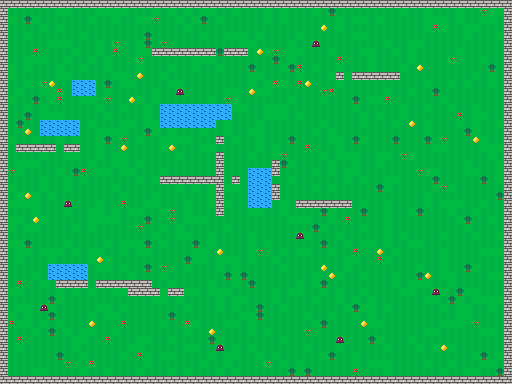

This is a level from a 2D game, rendered from its Tiled map with the project's own tilesets. A one-line summary and the map file follow, with tile-layer data summarised:
An orthogonal 64x48 tile map with 8x8 px tiles, 2 tile layers (ground, things).

<map version="1.10" tiledversion="1.10.2" orientation="orthogonal" renderorder="right-down" width="64" height="48" tilewidth="8" tileheight="8" infinite="0" nextlayerid="3" nextobjectid="1">
 <tileset firstgid="1" name="sprites" tilewidth="8" tileheight="8" tilecount="16" columns="8">
  <image source="sprites.png" width="64" height="16" />
  <tile id="3">
   <properties>
    <property name="solid" type="bool" value="true" />
   </properties>
  </tile>
  <tile id="4">
   <properties>
    <property name="solid" type="bool" value="true" />
   </properties>
  </tile>
  <tile id="5">
   <properties>
    <property name="solid" type="bool" value="true" />
   </properties>
  </tile>
 </tileset>
 <layer id="1" name="ground" width="64" height="48">
  <data>[3072 cells, 3072 non-empty, 5 distinct tile ids]</data>
 </layer>
 <layer id="2" name="things" width="64" height="48">
  <data>[3072 cells, 87 non-empty, 3 distinct tile ids]</data>
 </layer>
</map>
